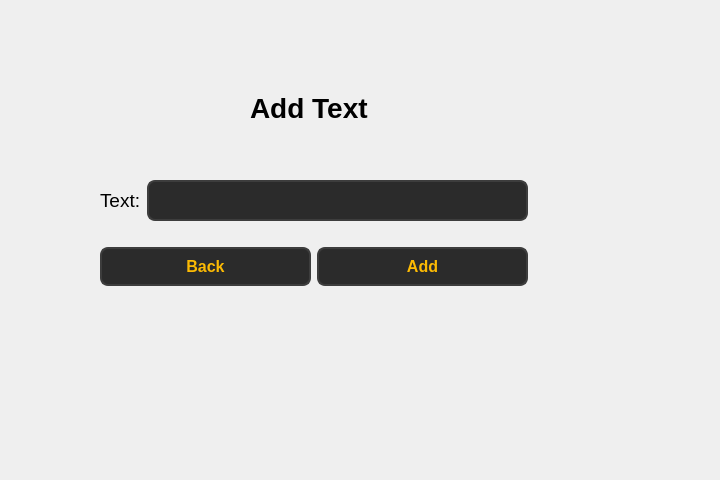
<?xml version="1.0" encoding="UTF-8"?>
<ui version="4.0">
 <class>Form</class>
 <widget class="QWidget" name="Form">
  <property name="geometry">
   <rect>
    <x>0</x>
    <y>0</y>
    <width>720</width>
    <height>480</height>
   </rect>
  </property>
  <property name="windowTitle">
   <string>Form</string>
  </property>
  <widget class="QLabel" name="label">
   <property name="geometry">
    <rect>
     <x>250</x>
     <y>87</y>
     <width>121</width>
     <height>41</height>
    </rect>
   </property>
   <property name="font">
    <font>
     <pointsize>21</pointsize>
     <bold>true</bold>
    </font>
   </property>
   <property name="text">
    <string>Add Text</string>
   </property>
  </widget>
  <widget class="QWidget" name="layoutWidget">
   <property name="geometry">
    <rect>
     <x>100</x>
     <y>160</y>
     <width>428</width>
     <height>148</height>
    </rect>
   </property>
   <layout class="QVBoxLayout" name="verticalLayout">
    <item>
     <layout class="QHBoxLayout" name="horizontalLayout">
      <item>
       <widget class="QLabel" name="label_4">
        <property name="font">
         <font>
          <pointsize>14</pointsize>
         </font>
        </property>
        <property name="text">
         <string>Text:</string>
        </property>
       </widget>
      </item>
      <item>
       <widget class="QLineEdit" name="lineEdit_3">
        <property name="styleSheet">
         <string notr="true">QLineEdit {
        background-color: #2b2b2b;  /* Dark background */
        color: #fcba03;  /* Text color */
        border: 2px solid #3d3d3d;  /* Border color */
        border-radius: 8px;  /* Rounded corners */
        padding: 8px;  /* Padding inside the input field */
        font-size: 16px;  /* Font size */
        font-weight: bold;  /* Bold font */
    }

    QLineEdit:hover {
        background-color: #3d3d3d;  /* Background when hovered */
        border: 2px solid #fcba03;  /* Border color when hovered */
    }

    QLineEdit:focus {
        background-color: #1a1a1a;  /* Background when focused */
        border: 2px solid #fcba03;  /* Border color when focused */
        color: #ffffff;  /* Text color when focused */
    }</string>
        </property>
       </widget>
      </item>
     </layout>
    </item>
    <item>
     <layout class="QHBoxLayout" name="horizontalLayout_3">
      <item>
       <widget class="QPushButton" name="pushButton_back">
        <property name="styleSheet">
         <string notr="true">QPushButton {
        background-color: #2b2b2b;  
        color: #fcba03;              
        border: 2px solid #3d3d3d;      
        border-radius: 8px;          
        padding: 8px 16px;            
        font-size: 16px;            
        font-weight: bold;
    
    }

    QPushButton:hover {
        background-color: #fcba03;
		 color: #000000;
        border: 2px solid #5a5a5a;    
    }

    QPushButton:pressed {
        background-color: #1a1a1a;      
        border: 2px solid #2b2b2b;      
    }</string>
        </property>
        <property name="text">
         <string>Back</string>
        </property>
       </widget>
      </item>
      <item>
       <widget class="QPushButton" name="pushButton">
        <property name="styleSheet">
         <string notr="true">QPushButton {
        background-color: #2b2b2b;  
        color: #fcba03;              
        border: 2px solid #3d3d3d;      
        border-radius: 8px;          
        padding: 8px 16px;            
        font-size: 16px;            
        font-weight: bold;
    
    }

    QPushButton:hover {
        background-color: #fcba03;
		 color: #000000;
        border: 2px solid #5a5a5a;    
    }

    QPushButton:pressed {
        background-color: #1a1a1a;      
        border: 2px solid #2b2b2b;      
    }</string>
        </property>
        <property name="text">
         <string>Add</string>
        </property>
       </widget>
      </item>
     </layout>
    </item>
   </layout>
  </widget>
 </widget>
 <resources/>
 <connections/>
</ui>
